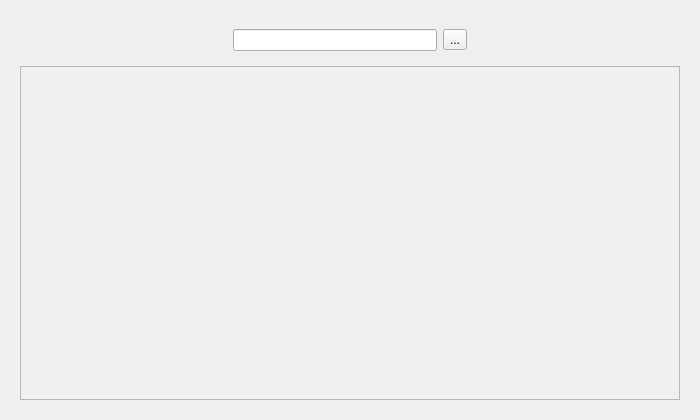
<?xml version="1.0" encoding="UTF-8"?>
<ui version="4.0">
 <class>Widget</class>
 <widget class="QWidget" name="Widget">
  <property name="windowModality">
   <enum>Qt::NonModal</enum>
  </property>
  <property name="geometry">
   <rect>
    <x>0</x>
    <y>0</y>
    <width>700</width>
    <height>420</height>
   </rect>
  </property>
  <property name="windowTitle">
   <string>yeswallpaper</string>
  </property>
  <layout class="QVBoxLayout" name="verticalLayout">
   <item>
    <widget class="QWidget" name="widget" native="true">
     <layout class="QVBoxLayout" name="verticalLayout_2">
      <item>
       <widget class="QWidget" name="widget_2" native="true">
        <layout class="QHBoxLayout" name="horizontalLayout">
         <item>
          <spacer name="horizontalSpacer_2">
           <property name="orientation">
            <enum>Qt::Horizontal</enum>
           </property>
           <property name="sizeHint" stdset="0">
            <size>
             <width>40</width>
             <height>20</height>
            </size>
           </property>
          </spacer>
         </item>
         <item>
          <widget class="QLineEdit" name="lineEdit">
           <property name="enabled">
            <bool>true</bool>
           </property>
          </widget>
         </item>
         <item>
          <widget class="QToolButton" name="toolButton">
           <property name="layoutDirection">
            <enum>Qt::LeftToRight</enum>
           </property>
           <property name="styleSheet">
            <string notr="true">icon:url(:/搜索.png)</string>
           </property>
           <property name="text">
            <string>...</string>
           </property>
           <property name="icon">
            <iconset resource="ICON/ICON.qrc">
             <normaloff>:/搜索.png</normaloff>:/搜索.png</iconset>
           </property>
          </widget>
         </item>
         <item>
          <spacer name="horizontalSpacer">
           <property name="orientation">
            <enum>Qt::Horizontal</enum>
           </property>
           <property name="sizeHint" stdset="0">
            <size>
             <width>40</width>
             <height>20</height>
            </size>
           </property>
          </spacer>
         </item>
        </layout>
       </widget>
      </item>
      <item>
       <widget class="QScrollArea" name="scrollArea">
        <property name="widgetResizable">
         <bool>true</bool>
        </property>
        <widget class="QWidget" name="scrollAreaWidgetContents">
         <property name="geometry">
          <rect>
           <x>0</x>
           <y>0</y>
           <width>660</width>
           <height>460</height>
          </rect>
         </property>
         <layout class="QVBoxLayout" name="verticalLayout_3">
          <item>
           <widget class="QWidget" name="widget_3" native="true">
            <layout class="QHBoxLayout" name="horizontalLayout_2">
             <item>
              <widget class="QLabel" name="label_3">
               <property name="text">
                <string/>
               </property>
               <property name="pixmap">
                <pixmap resource="ICON/ICON.qrc">:/下载中心.png</pixmap>
               </property>
              </widget>
             </item>
             <item>
              <spacer name="horizontalSpacer_3">
               <property name="orientation">
                <enum>Qt::Horizontal</enum>
               </property>
               <property name="sizeHint" stdset="0">
                <size>
                 <width>40</width>
                 <height>20</height>
                </size>
               </property>
              </spacer>
             </item>
             <item>
              <widget class="QLabel" name="label">
               <property name="text">
                <string/>
               </property>
               <property name="pixmap">
                <pixmap resource="ICON/ICON.qrc">:/设置.png</pixmap>
               </property>
              </widget>
             </item>
             <item>
              <spacer name="horizontalSpacer_4">
               <property name="orientation">
                <enum>Qt::Horizontal</enum>
               </property>
               <property name="sizeHint" stdset="0">
                <size>
                 <width>40</width>
                 <height>20</height>
                </size>
               </property>
              </spacer>
             </item>
             <item>
              <widget class="QLabel" name="label_2">
               <property name="text">
                <string/>
               </property>
               <property name="pixmap">
                <pixmap resource="ICON/ICON.qrc">:/短视频.png</pixmap>
               </property>
              </widget>
             </item>
            </layout>
           </widget>
          </item>
          <item>
           <widget class="QWidget" name="widget_4" native="true">
            <layout class="QHBoxLayout" name="horizontalLayout_4">
             <item>
              <widget class="QLabel" name="label_7">
               <property name="text">
                <string/>
               </property>
               <property name="pixmap">
                <pixmap resource="ICON/ICON.qrc">:/下载中心.png</pixmap>
               </property>
              </widget>
             </item>
             <item>
              <spacer name="horizontalSpacer_7">
               <property name="orientation">
                <enum>Qt::Horizontal</enum>
               </property>
               <property name="sizeHint" stdset="0">
                <size>
                 <width>40</width>
                 <height>20</height>
                </size>
               </property>
              </spacer>
             </item>
             <item>
              <widget class="QLabel" name="label_8">
               <property name="text">
                <string/>
               </property>
               <property name="pixmap">
                <pixmap resource="ICON/ICON.qrc">:/设置.png</pixmap>
               </property>
              </widget>
             </item>
             <item>
              <spacer name="horizontalSpacer_8">
               <property name="orientation">
                <enum>Qt::Horizontal</enum>
               </property>
               <property name="sizeHint" stdset="0">
                <size>
                 <width>40</width>
                 <height>20</height>
                </size>
               </property>
              </spacer>
             </item>
             <item>
              <widget class="QLabel" name="label_9">
               <property name="text">
                <string/>
               </property>
               <property name="pixmap">
                <pixmap resource="ICON/ICON.qrc">:/短视频.png</pixmap>
               </property>
              </widget>
             </item>
            </layout>
           </widget>
          </item>
         </layout>
        </widget>
       </widget>
      </item>
     </layout>
    </widget>
   </item>
  </layout>
 </widget>
 <resources>
  <include location="ICON/ICON.qrc"/>
 </resources>
 <connections/>
</ui>
